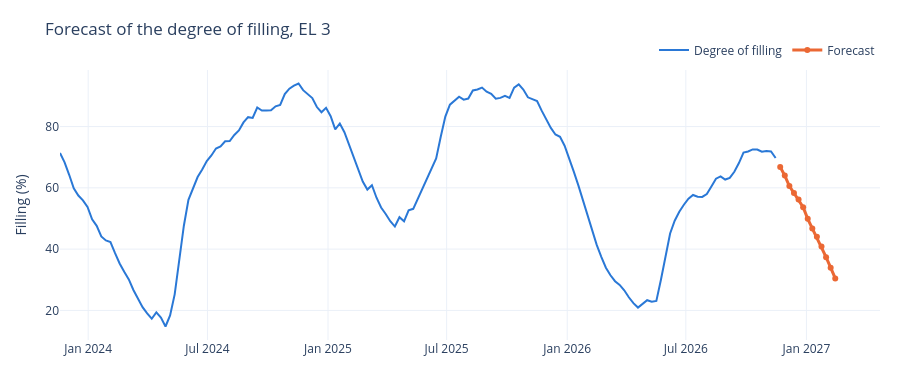

Notebook code for this chart:
### Markdown cell above
### A forecast with the default settings

The default settings are the best ones from the tests below. The plot shows the last three years and the forecast for the next 13 weeks (about 3 months).

### Code cell
print(fu.DEFAULTS)
t0 = time.perf_counter()
forecast = fu.forecast_filling(AREA, data=data, **{k: v for k, v in fu.DEFAULTS.items()})
print(f"Time used: {time.perf_counter() - t0:.3f} s")

recent = data["filling"].loc[last - pd.DateOffset(years=3):]
fig = go.Figure()
fig.add_scatter(x=recent.index, y=recent, name="Degree of filling", line=dict(color="#2a78d6", width=2))
fig.add_scatter(x=forecast.index, y=forecast["forecast"], name="Forecast", line=dict(color="#eb6834", width=3))
fig.update_layout(title=f"Forecast of the degree of filling, {AREA}", yaxis_title="Filling (%)",
                  template="plotly_white", width=900, height=380, hovermode="x unified",
                  margin=dict(l=60, r=20, t=70, b=40),
                  legend=dict(orientation="h", y=1.02, x=1, xanchor="right", yanchor="bottom"))
fig.update_traces(hovertemplate="%{y:.1f} %")
fig.show()
forecast.round(1).T

### Figure 1 — Plotly figure (JSON) as saved in the notebook; plotly's stock layout.template omitted (floating-point values rounded to 4 significant figures; data arrays with more than 128 entries replaced by an {"elided": "..."} marker saying what was removed)
{"data": [{"hovertemplate": "%{y:.1f} %", "line": {"color": "#2a78d6", "width": 2}, "name": "Degree of filling", "type": "scatter", "x": {"elided": "157 str values"}, "y": {"elided": "157 float values"}}, {"hovertemplate": "%{y:.1f} %", "line": {"color": "#eb6834", "width": 3}, "name": "Forecast", "type": "scatter", "x": ["2026-11-22T00:00:00.000000", "2026-11-29T00:00:00.000000", "2026-12-06T00:00:00.000000", "2026-12-13T00:00:00.000000", "2026-12-20T00:00:00.000000", "2026-12-27T00:00:00.000000", "2027-01-03T00:00:00.000000", "2027-01-10T00:00:00.000000", "2027-01-17T00:00:00.000000", "2027-01-24T00:00:00.000000", "2027-01-31T00:00:00.000000", "2027-02-07T00:00:00.000000", "2027-02-14T00:00:00.000000"], "y": [66.81, 64.0, 60.57, 58.3, 56.22, 53.7, 49.87, 46.77, 44.07, 40.87, 37.38, 33.95, 30.44]}], "layout": {"height": 380, "hovermode": "x unified", "legend": {"orientation": "h", "x": 1, "xanchor": "right", "y": 1.02, "yanchor": "bottom"}, "margin": {"b": 40, "l": 60, "r": 20, "t": 70}, "title": {"text": "Forecast of the degree of filling, EL 3"}, "width": 900, "yaxis": {"title": {"text": "Filling (%)"}}}}
